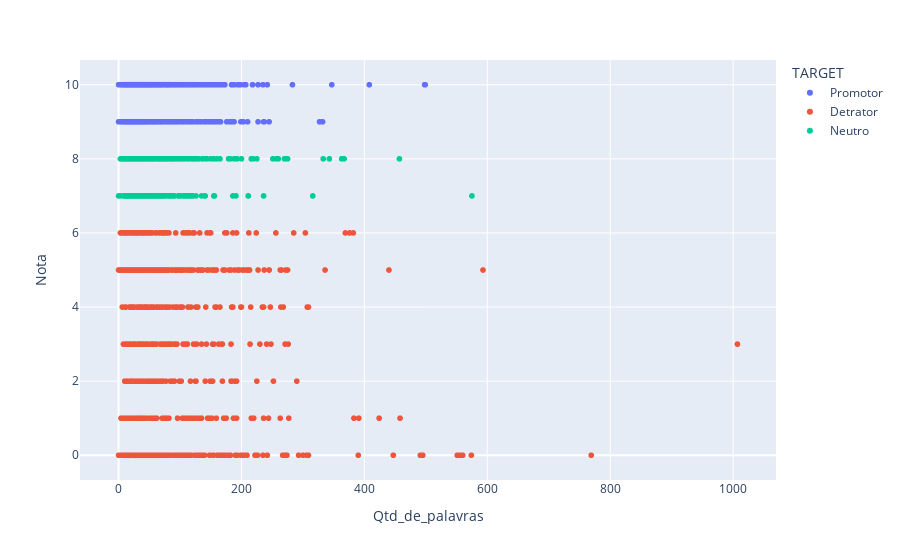

The code cell stored with this chart in its notebook:
### Code cell
px.scatter(df, x='Qtd_de_palavras', y='Nota', color="TARGET", color_continuous_scale=["red", "green", "blue"])

### Figure 1 — Plotly figure (JSON) as saved in the notebook; plotly's stock layout.template omitted (floating-point values rounded to 4 significant figures; data arrays with more than 128 entries replaced by an {"elided": "..."} marker saying what was removed)
{"data": [{"hovertemplate": "TARGET=Promotor<br>Qtd_de_palavras=%{x}<br>Nota=%{y}<extra></extra>", "legendgroup": "Promotor", "marker": {"color": "#636efa", "symbol": "circle"}, "mode": "markers", "name": "Promotor", "showlegend": true, "type": "scattergl", "x": {"elided": "1928 int values"}, "xaxis": "x", "y": {"elided": "1928 int values"}, "yaxis": "y"}, {"hovertemplate": "TARGET=Detrator<br>Qtd_de_palavras=%{x}<br>Nota=%{y}<extra></extra>", "legendgroup": "Detrator", "marker": {"color": "#EF553B", "symbol": "circle"}, "mode": "markers", "name": "Detrator", "showlegend": true, "type": "scattergl", "x": {"elided": "834 int values"}, "xaxis": "x", "y": {"elided": "834 int values"}, "yaxis": "y"}, {"hovertemplate": "TARGET=Neutro<br>Qtd_de_palavras=%{x}<br>Nota=%{y}<extra></extra>", "legendgroup": "Neutro", "marker": {"color": "#00cc96", "symbol": "circle"}, "mode": "markers", "name": "Neutro", "showlegend": true, "type": "scattergl", "x": {"elided": "561 int values"}, "xaxis": "x", "y": {"elided": "561 int values"}, "yaxis": "y"}], "layout": {"legend": {"title": {"text": "TARGET"}, "tracegroupgap": 0}, "margin": {"t": 60}, "xaxis": {"anchor": "y", "domain": [0, 1], "title": {"text": "Qtd_de_palavras"}}, "yaxis": {"anchor": "x", "domain": [0, 1], "title": {"text": "Nota"}}}}
